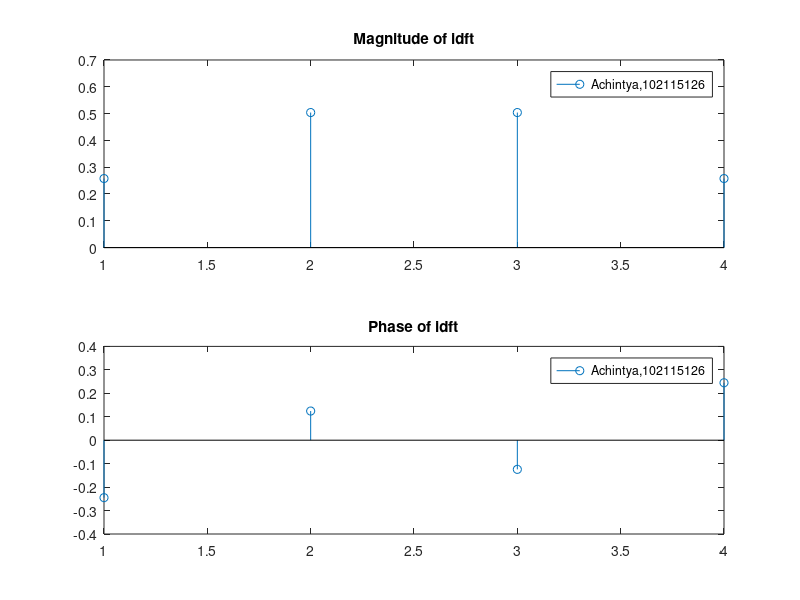

Write MATLAB code to recreate this figure.
XK =[6, -1-1i, -1i, -1+1i];
N = length(XK);
XZ = zeros(1, N);
for k = 1:N
    for n = 1:N
        XZ(n) = XZ(n) + (1/N)*XK(k)* exp((1 * 1i*2*pi*(k-1)*(n-1))/N);
    end
end
figure 
subplot(2, 1, 1)
stem(abs(XZ/N))
title('Magnitude of idft')
legend("Achintya,102115126")
subplot(2, 1, 2)
stem(angle(XZ/N))
title('Phase of idft')
legend("Achintya,102115126")